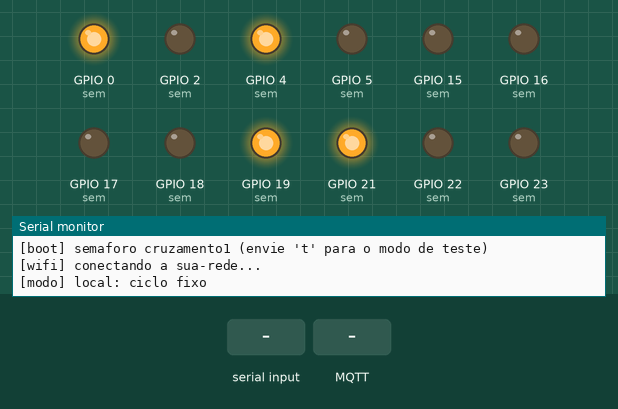
A program run on a simulated ESP32. Shown: output pins drawn as LEDs (lit = HIGH), the last lines printed to the serial monitor. Inputs (shaded band) come from the test bench. WiFi joins after 1.5 s; servers stay silent unless stated; no MQTT or app messages arrive unless stated.

Above: at 1.2 s.
1.3 s: "t" received over Serial
At 1.55 s:
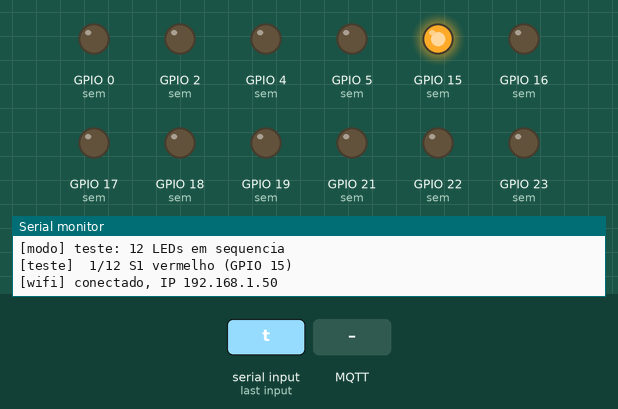
At 2.2 s:
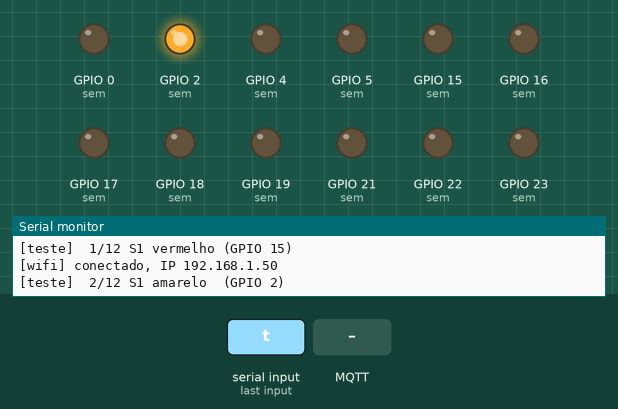
4.3 s: MQTT message "t" arrives on the first subscribed topic
At 4.7 s:
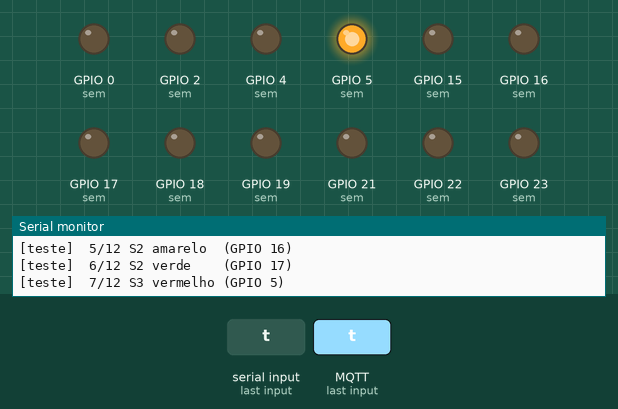
7.3 s: MQTT message "1" arrives on the first subscribed topic
8.8 s: MQTT message "0" arrives on the first subscribed topic
Timing chart, 0 to 17.8 s (numbered marks = the images above; inputs shaded):
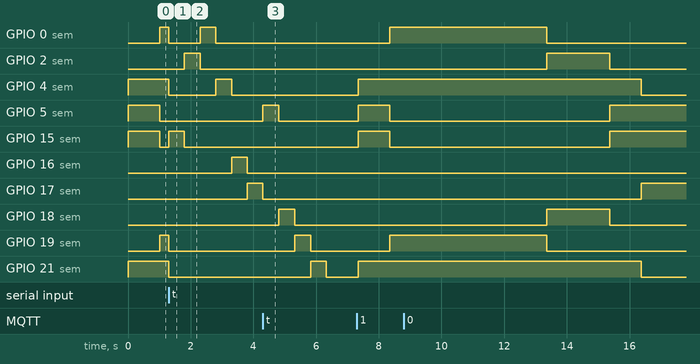

Measured:
- after the input at 1.3 s, GPIO 0 (sem): HIGH → LOW at once, → HIGH 1.0 s later, → LOW 0.50 s later; GPIO 2 (sem): LOW → HIGH after 0.50 s, → LOW 0.50 s later; GPIO 4 (sem): HIGH → LOW at once, → HIGH 1.5 s later, → LOW 0.50 s later; GPIO 15 (sem): LOW → HIGH at once, → LOW 0.50 s later; GPIO 16 (sem): LOW → HIGH after 2.0 s, → LOW 0.50 s later

The program:

main.cpp
```cpp
// Semáforo (ESP32): 4 semáforos, controlados pelo Pi via MQTT ou por um ciclo local.
// Ver docs/mqtt-topics.md e firmware/include/config.h.
//
// Modos:
//   local  - ciclo fixo A verde -> A amarelo -> vermelho geral -> B verde -> ... (sem Pi)
//   remote - estados definidos pelos comandos MQTT do Pi
//   test   - acende cada um dos 12 LEDs em sequência (envie 't' pela serial)
#include <Arduino.h>
#include <ArduinoJson.h>
#include <PubSubClient.h>
#include <WiFi.h>

#include "config.h"
#include "secrets.h"

enum LightState : uint8_t { RED, YELLOW, GREEN, OFF, FLASH_YELLOW, NUM_STATES };
static const char *const STATE_NAMES[NUM_STATES] = {"red", "yellow", "green", "off", "flash_yellow"};

enum Mode : uint8_t { MODE_LOCAL, MODE_REMOTE, MODE_TEST };
static const char *const MODE_NAMES[] = {"local", "remote", "test"};

static const char *T_CMD = "semaphor/" INTERSECTION_ID "/cmd";
static const char *T_STATE = "semaphor/" INTERSECTION_ID "/state";
static const char *T_STATUS = "semaphor/" INTERSECTION_ID "/status";

WiFiClient wifi;
PubSubClient mqtt(wifi);

LightState roads[NUM_ROADS];
Mode mode = MODE_LOCAL;
uint32_t lastCmdMs = 0;
uint32_t lastMqttTryMs = 0;
bool wifiUp = false;

// ---------------------------------------------------------------------------
// Ciclo local
// ---------------------------------------------------------------------------
struct Phase {
  LightState a, b;  // estado da via A e da via B
  uint32_t ms;
};
static const Phase CYCLE[] = {
    {GREEN, RED, TEMPO_VERDE_MS},     {YELLOW, RED, TEMPO_AMARELO_MS},
    {RED, RED, TEMPO_VERMELHO_GERAL_MS}, {RED, GREEN, TEMPO_VERDE_MS},
    {RED, YELLOW, TEMPO_AMARELO_MS},  {RED, RED, TEMPO_VERMELHO_GERAL_MS},
};
static const int8_t CYCLE_LEN = sizeof(CYCLE) / sizeof(CYCLE[0]);
static const int8_t PHASE_TRANSITION = -1;  // verdes viram amarelo antes do vermelho geral
int8_t phase = 0;
uint32_t phaseStartMs = 0;

// Modo de teste
uint8_t testIndex = 0;
uint32_t testStartMs = 0;

// ---------------------------------------------------------------------------
// LEDs
// ---------------------------------------------------------------------------
static void allLedsOff() {
  for (uint8_t r = 0; r < NUM_ROADS; r++)
    for (uint8_t c = 0; c < 3; c++) digitalWrite(sem[r][c], LOW);
}

// Acende no máximo um LED do semáforo (color = 0, 1, 2 ou -1 para nenhum).
// Resistor compartilhado: apaga os outros dois ANTES de acender o novo.
static void showColor(uint8_t road, int8_t color) {
  for (int8_t c = 0; c < 3; c++)
    if (c != color) digitalWrite(sem[road][c], LOW);
  if (color >= 0) digitalWrite(sem[road][color], HIGH);
}

static void render() {
  if (mode == MODE_TEST) return;  // o teste controla os LEDs diretamente
  bool blinkOn = (millis() / 500) % 2;
  for (uint8_t r = 0; r < NUM_ROADS; r++) {
    switch (roads[r]) {
      case RED: showColor(r, 0); break;
      case YELLOW: showColor(r, 1); break;
      case GREEN: showColor(r, 2); break;
      case FLASH_YELLOW: showColor(r, blinkOn ? 1 : -1); break;
      default: showColor(r, -1);
    }
  }
}

// ---------------------------------------------------------------------------
// Estado / MQTT
// ---------------------------------------------------------------------------
static bool isActive(LightState s) { return s == GREEN || s == YELLOW; }

// Conflito: alguma via A e alguma via B em verde/amarelo ao mesmo tempo.
static bool hasConflict(const LightState *s) {
  bool activeA = false, activeB = false;
  for (uint8_t r = 0; r < NUM_ROADS; r++)
    if (isActive(s[r])) (ROAD_GROUP[r] == 0 ? activeA : activeB) = true;
  return activeA && activeB;
}

static void publishState() {
  if (!mqtt.connected()) return;
  JsonDocument doc;
  doc["mode"] = MODE_NAMES[mode];
  for (uint8_t r = 0; r < NUM_ROADS; r++) doc["roads"][ROAD_NAMES[r]] = STATE_NAMES[roads[r]];
  char buf[256];
  size_t n = serializeJson(doc, buf);
  mqtt.publish(T_STATE, (const uint8_t *)buf, n, true);
}

static void applyPhase(int8_t p) {
  phase = p;
  phaseStartMs = millis();
  if (p == PHASE_TRANSITION) {
    for (auto &s : roads) s = isActive(s) ? YELLOW : RED;
  } else {
    for (uint8_t r = 0; r < NUM_ROADS; r++)
      roads[r] = ROAD_GROUP[r] == 0 ? CYCLE[p].a : CYCLE[p].b;
  }
  publishState();
}

static void startLocal() {
  Serial.println("[modo] local: ciclo fixo");
  mode = MODE_LOCAL;
  bool anyActive = false;
  for (auto s : roads) anyActive |= isActive(s);
  // Se havia verde/amarelo, passa pelo amarelo antes do vermelho geral.
  applyPhase(anyActive ? PHASE_TRANSITION : CYCLE_LEN - 1);
}

static void updateLocal() {
  uint32_t duration = phase == PHASE_TRANSITION ? TEMPO_AMARELO_MS : CYCLE[phase].ms;
  if (millis() - phaseStartMs < duration) return;
  applyPhase(phase == PHASE_TRANSITION ? CYCLE_LEN - 1 : (phase + 1) % CYCLE_LEN);
}

// Acende só o LED testIndex (um por vez no total) e informa na serial.
static void lightTestLed() {
  uint8_t r = testIndex / 3, c = testIndex % 3;
  testStartMs = millis();
  digitalWrite(sem[r][c], HIGH);
  Serial.printf("[teste] %2u/12 %s %-8s (GPIO %d)\n", testIndex + 1, SEM_NAMES[r], COLOR_NAMES[c],
                sem[r][c]);
}

static void startTest() {
  Serial.println("[modo] teste: 12 LEDs em sequencia");
  mode = MODE_TEST;
  allLedsOff();
  testIndex = 0;
  lightTestLed();
  publishState();
}

static void updateTest() {
  if (millis() - testStartMs < TEMPO_TESTE_LED_MS) return;
  digitalWrite(sem[testIndex / 3][testIndex % 3], LOW);
  if (++testIndex >= NUM_ROADS * 3) {
#ifdef MODO_TESTE
    testIndex = 0;  // build de teste: repete para sempre
#else
    for (auto &s : roads) s = RED;
    startLocal();
    return;
#endif
  }
  lightTestLed();
}

// Payload: {"roads": {"N": "green", "S": "green", "L": "red", "O": "red"}}
// Vias omitidas mantêm o estado atual. Comandos inválidos ou com conflito são ignorados.
static void onMessage(char *topic, byte *payload, unsigned int len) {
  Serial.printf("[cmd] %.*s\n", (int)len, (const char *)payload);
  if (mode == MODE_TEST) {
    Serial.println("[cmd] ignorado: modo de teste em andamento");
    return;
  }
  JsonDocument doc;
  if (deserializeJson(doc, payload, len)) {
    Serial.println("[cmd] rejeitado: JSON invalido");
    return;
  }
  JsonObject obj = doc["roads"];
  if (obj.isNull()) {
    Serial.println("[cmd] rejeitado: falta o campo roads");
    return;
  }
  LightState next[NUM_ROADS];
  memcpy(next, roads, sizeof(roads));
  for (uint8_t r = 0; r < NUM_ROADS; r++) {
    const char *s = obj[ROAD_NAMES[r]];
    if (!s) continue;
    uint8_t k = 0;
    while (k < NUM_STATES && strcmp(s, STATE_NAMES[k])) k++;
    if (k == NUM_STATES) {
      Serial.printf("[cmd] rejeitado: estado invalido '%s'\n", s);
      return;
    }
    next[r] = (LightState)k;
  }
  if (hasConflict(next)) {
    Serial.println("[cmd] rejeitado: vias A e B ativas ao mesmo tempo");
    return;
  }
  memcpy(roads, next, sizeof(roads));
  if (mode != MODE_REMOTE) Serial.println("[modo] remote: comandado pelo Pi");
  mode = MODE_REMOTE;
  lastCmdMs = millis();
  publishState();
}

static void updateNetwork() {
  bool up = WiFi.status() == WL_CONNECTED;
  if (up != wifiUp) {
    wifiUp = up;
    if (up) Serial.printf("[wifi] conectado, IP %s\n", WiFi.localIP().toString().c_str());
    else Serial.println("[wifi] desconectado, tentando reconectar");
  }
  if (!up || mqtt.connected()) return;
  if (millis() - lastMqttTryMs < MQTT_RETRY_MS) return;
  lastMqttTryMs = millis();
  String id = String("esp32-") + INTERSECTION_ID;
  // Last Will: o broker publica "offline" se o ESP32 cair.
  if (mqtt.connect(id.c_str(), nullptr, nullptr, T_STATUS, 1, true, "offline")) {
    Serial.println("[mqtt] conectado");
    mqtt.publish(T_STATUS, "online", true);
    mqtt.subscribe(T_CMD, 1);
    publishState();
  } else {
    Serial.printf("[mqtt] falhou (rc=%d), nova tentativa em %lus\n", mqtt.state(),
                  MQTT_RETRY_MS / 1000);
  }
}

// ---------------------------------------------------------------------------
void setup() {
  // Primeiro de tudo: todos os pinos como saída e em LOW.
  for (uint8_t r = 0; r < NUM_ROADS; r++)
    for (uint8_t c = 0; c < 3; c++) {
      pinMode(sem[r][c], OUTPUT);
      digitalWrite(sem[r][c], LOW);
    }
  for (auto &s : roads) s = RED;

  Serial.begin(115200);
#ifdef MODO_TESTE
  Serial.println("\n[boot] semaforo " INTERSECTION_ID);
#else
  Serial.println("\n[boot] semaforo " INTERSECTION_ID " (envie 't' para o modo de teste)");
#endif

  WiFi.mode(WIFI_STA);
  WiFi.setAutoReconnect(true);
  WiFi.begin(WIFI_SSID, WIFI_PASS);  // não bloqueia; o status é verificado no loop()
  Serial.printf("[wifi] conectando a %s...\n", WIFI_SSID);
  mqtt.setServer(MQTT_HOST, MQTT_PORT);
  mqtt.setCallback(onMessage);

#ifdef MODO_TESTE
  Serial.println("[boot] build MODO_TESTE: sequencia de LEDs em repeticao");
  startTest();
#else
  startLocal();
#endif
}

void loop() {
  if (Serial.available() && Serial.read() == 't' && mode != MODE_TEST) startTest();

  updateNetwork();
  mqtt.loop();

  switch (mode) {
    case MODE_LOCAL: updateLocal(); break;
    case MODE_TEST: updateTest(); break;
    case MODE_REMOTE:
      if (millis() - lastCmdMs > COMMAND_TIMEOUT_MS) startLocal();
      break;
  }
  render();
  // Pausa curta para ceder CPU às tarefas de Wi-Fi/TCP. Não é usada para temporização
  // (os tempos do semáforo vêm de millis()); sem ela o Wi-Fi e o MQTT ficam instáveis.
  delay(LOOP_YIELD_MS);
}
```

secrets.example.h
```cpp
// Copie para secrets.h (ignorado pelo git) e preencha.
#pragma once
#define WIFI_SSID "sua-rede"
#define WIFI_PASS "sua-senha"
// IP do broker (Raspberry Pi). Use o IP: o ESP32 normalmente NÃO resolve nomes .local.
#define MQTT_HOST "192.168.0.10"
#define MQTT_PORT 1883
```

config.h
```cpp
#pragma once
#include <Arduino.h>

#define INTERSECTION_ID "cruzamento1"

// ---------------------------------------------------------------------------
// Hardware: ESP32 DevKit 38 pinos (ESP-WROOM-32).
// LEDs ativos em HIGH (pino -> LED -> resistor -> GND).
// Cada semáforo tem UM resistor compartilhado pelos 3 LEDs: nunca acender
// mais de um LED do mesmo semáforo ao mesmo tempo.
// Não usar 1 e 3 (Serial) nem 6 a 11 (flash). 0, 2 e 15 são pinos de boot;
// em algumas placas há um LED azul ligado ao GPIO 2 (a da maquete não tem).
// ---------------------------------------------------------------------------

static const uint8_t NUM_ROADS = 4;

// Pinos por semáforo: {vermelho, amarelo, verde}.
// S1..S4 correspondem às vias N, L, S, O do protocolo MQTT.
const int sem[NUM_ROADS][3] = {
    {15, 2, 0},    // S1 = N
    {4, 16, 17},   // S2 = L
    {5, 18, 19},   // S3 = S
    {21, 22, 23},  // S4 = O
};
static const char *const ROAD_NAMES[NUM_ROADS] = {"N", "L", "S", "O"};
static const char *const SEM_NAMES[NUM_ROADS] = {"S1", "S2", "S3", "S4"};
static const char *const COLOR_NAMES[3] = {"vermelho", "amarelo", "verde"};

// Via de cada semáforo: 0 = via A (S1 + S3), 1 = via B (S2 + S4).
// As vias A e B nunca podem estar em verde/amarelo ao mesmo tempo.
static const uint8_t ROAD_GROUP[NUM_ROADS] = {0, 1, 0, 1};

// Ciclo local (usado quando o Pi não está mandando comandos).
static const uint32_t TEMPO_VERDE_MS = 5000;
static const uint32_t TEMPO_AMARELO_MS = 2000;
static const uint32_t TEMPO_VERMELHO_GERAL_MS = 1000;

// Modo de teste: cada LED aceso por este tempo, um de cada vez.
// Com MODO_TESTE definido (ambiente "teste" do PlatformIO: `make fw-test`), o teste roda
// em repetição desde o boot e os comandos do Pi são ignorados. Sem ele, o teste roda
// uma vez ao receber 't' pela serial e depois volta ao ciclo local.
static const uint32_t TEMPO_TESTE_LED_MS = 500;

// Sem comando do Pi por este tempo => volta ao ciclo local.
static const uint32_t COMMAND_TIMEOUT_MS = 10000;

// Pausa no fim de cada loop() para ceder CPU ao Wi-Fi/TCP (não é temporização).
static const uint32_t LOOP_YIELD_MS = 10;

// Intervalo entre tentativas de conexão ao broker.
static const uint32_t MQTT_RETRY_MS = 5000;
```
